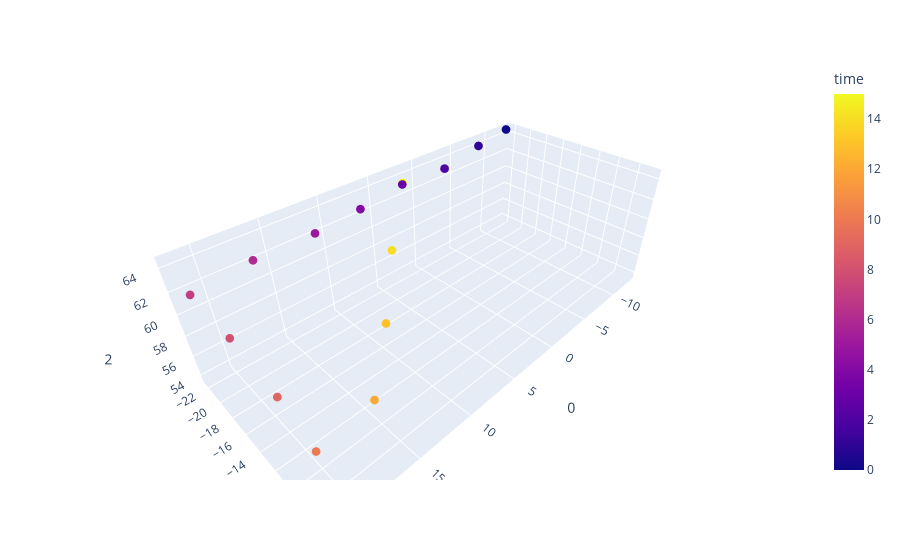

Notebook source saved alongside this figure:
### Markdown cell above
### 3D Trackerlet Plot for Pitcher using LEAStereo

### Code cell
import plotly.express as px
pitcher_model_df = pd.DataFrame(np.array(pitcher_model_pos).reshape(-1, 3))
pitcher_model_df['time'] = pitcher_model_df.index
fig = px.scatter_3d(pitcher_model_df,x=0,y=1,z=2,color='time')
fig.update_traces(marker=dict(size=3))
fig.show()

### Figure 1 — Plotly figure (JSON) as saved in the notebook; plotly's stock layout.template omitted (floating-point values rounded to 4 significant figures)
{"data": [{"hovertemplate": "0=%{x}<br>1=%{y}<br>2=%{z}<br>time=%{marker.color}<extra></extra>", "legendgroup": "", "marker": {"color": [0, 1, 2, 3, 4, 5, 6, 7, 8, 9, 10, 11, 12, 13, 14, 15], "coloraxis": "coloraxis", "size": 3, "symbol": "circle"}, "mode": "markers", "name": "", "scene": "scene", "showlegend": false, "type": "scatter3d", "x": [-12.71, -8.08, -3.289, 1.771, 6.51, 11.15, 16.42, 21.2, 20.62, 20.09, 19.95, 20.15, 14.97, 10.74, 6.372, 1.646], "y": [-22.39, -22.06, -22.01, -22.26, -22.22, -22.05, -22.14, -22.13, -18.53, -14.3, -10.52, -6.538, -10.66, -14.3, -18.51, -22.35], "z": [64.53, 64.13, 63.24, 63.24, 62.6, 62.28, 62.19, 61.63, 59.6, 56.76, 54.51, 53.59, 55.23, 57.41, 60.11, 63.33]}], "layout": {"coloraxis": {"colorbar": {"title": {"text": "time"}}, "colorscale": [[0, "#0d0887"], [0.1111, "#46039f"], [0.2222, "#7201a8"], [0.3333, "#9c179e"], [0.4444, "#bd3786"], [0.5556, "#d8576b"], [0.6667, "#ed7953"], [0.7778, "#fb9f3a"], [0.8889, "#fdca26"], [1, "#f0f921"]]}, "legend": {"tracegroupgap": 0}, "margin": {"t": 60}, "scene": {"domain": {"x": [0, 1], "y": [0, 1]}, "xaxis": {"title": {"text": "0"}}, "yaxis": {"title": {"text": "1"}}, "zaxis": {"title": {"text": "2"}}}}}
